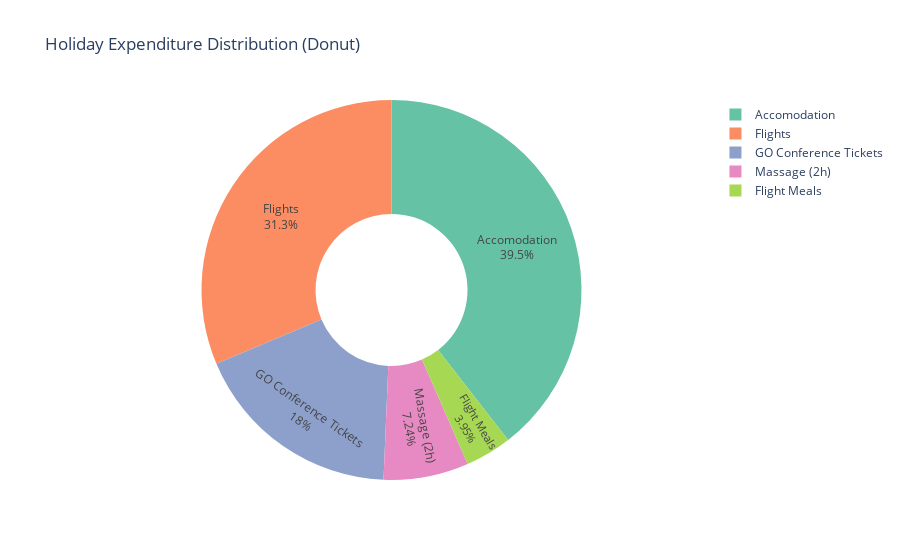

Write notebook code for a chart like this one.
### Code cell
fig_donut = px.pie(
    df_nonzero,
    names='Holiday Expenditure Type',
    values='SGD',
    title='Holiday Expenditure Distribution (Donut)',
    hole=0.4,
    color_discrete_sequence=px.colors.qualitative.Set2
)
fig_donut.update_traces(textposition='inside', textinfo='percent+label')
fig_donut.show()

fig_donut.write_image("figdonut.png", engine="kaleido")

from IPython.display import Image
Image("figdonut.png")

### Figure 1 — Plotly figure (JSON) as saved in the notebook; plotly's stock layout.template omitted (floating-point values rounded to 4 significant figures)
{"data": [{"domain": {"x": [0, 1], "y": [0, 1]}, "hole": 0.4, "hovertemplate": "Holiday Expenditure Type=%{label}<br>SGD=%{value}<extra></extra>", "labels": ["GO Conference Tickets", "Flights", "Flights", "Flights", "Flight Meals", "Flight Meals", "Flight Meals", "Accomodation", "Accomodation", "Massage (2h)"], "legendgroup": "", "name": "", "showlegend": true, "textinfo": "percent+label", "textposition": "inside", "type": "pie", "values": [136.6, 123.3, 37.36, 77.5, 10.0, 10.0, 10.0, 150.0, 150.0, 55.0]}], "layout": {"legend": {"tracegroupgap": 0}, "piecolorway": ["rgb(102,194,165)", "rgb(252,141,98)", "rgb(141,160,203)", "rgb(231,138,195)", "rgb(166,216,84)", "rgb(255,217,47)", "rgb(229,196,148)", "rgb(179,179,179)"], "title": {"text": "Holiday Expenditure Distribution (Donut)"}}}
